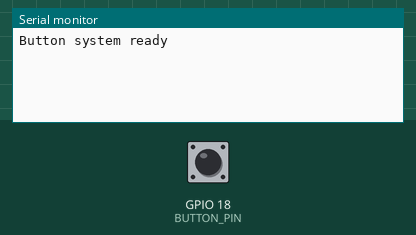
The sketch below on a simulated ESP32. Parts: the last lines printed to the serial monitor. Inputs (shaded band) come from the test bench; at power-on: GPIO 18 (BUTTON_PIN) HIGH.

Above: at 1.2 s.
1.3 s: GPIO 18 (BUTTON_PIN) pulled LOW for 0.15 s
At 1.43 s:
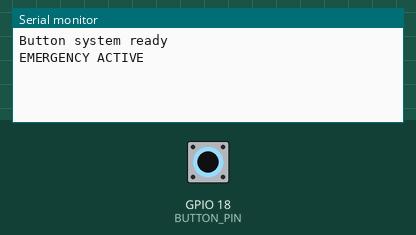
At 2.4 s:
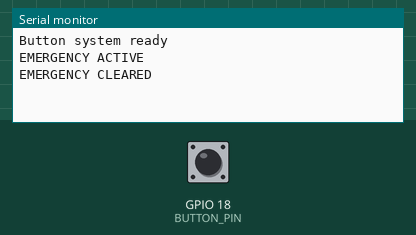

Measured:
- after the input at 1.3 s, the serial monitor: prints a new line at once (image 1)

The sketch:

gpio-button-test.ino
```cpp
#define BUTTON_PIN 18

void setup() {

  Serial.begin(115200);

  pinMode(BUTTON_PIN, INPUT_PULLUP);

  Serial.println("Button system ready");
}

void loop() {

  static bool lastState = HIGH;

  bool currentState = digitalRead(BUTTON_PIN);

  if(currentState != lastState) {

    if(currentState == LOW) {

      Serial.println("EMERGENCY ACTIVE");
    }
    else {

      Serial.println("EMERGENCY CLEARED");
    }

    lastState = currentState;

    delay(100);
  }
}
```
